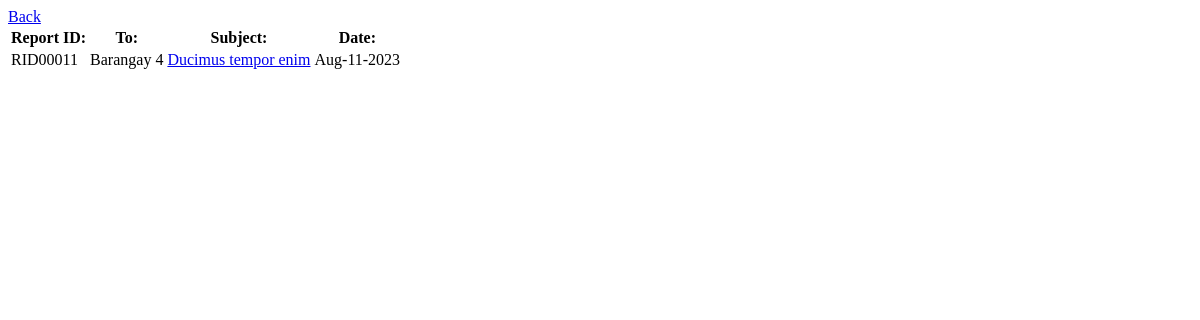
Before: /users/sent-reports.php with the older database file.
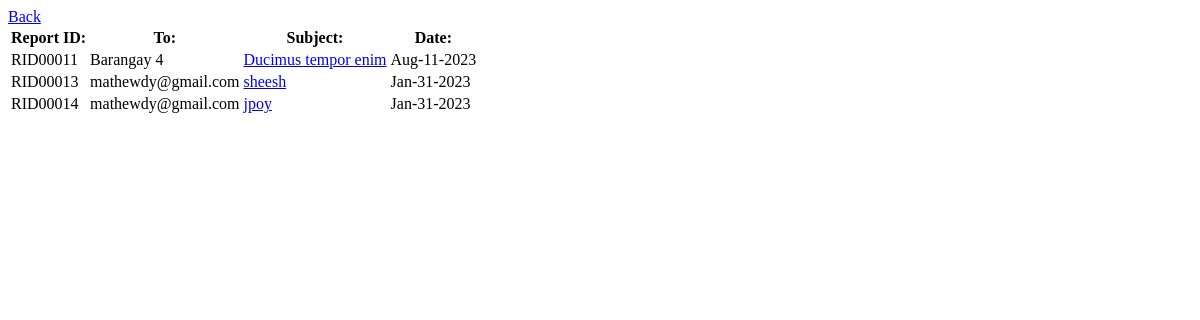
After: the same page with the newer database file.
### tables this page shows
CREATE TABLE `reports` (
  `id` int(11) NOT NULL,
  `user_id` varchar(50) NOT NULL,
  `report_id` varchar(50) NOT NULL,
  `from_user` varchar(50) NOT NULL,
  `to_user` varchar(50) NOT NULL,
  `barangay` varchar(10000) NOT NULL,
  `subject` varchar(50) NOT NULL,
  `opr` varchar(100) NOT NULL,
  `message` longtext NOT NULL,
  `duration` varchar(50) NOT NULL,
  `pdf_files` blob NOT NULL,
  `status` int(225) NOT NULL,
  `notif_status` int(11) NOT NULL,
  `date_start` datetime NOT NULL,
  `date_end` datetime NOT NULL,
  `deadline` int(11) NOT NULL,
  `date_created` date NOT NULL,
  `time_created` time NOT NULL,
  `date_updated` date NOT NULL,
  `time_updated` time NOT NULL
);

### users/sent-reports.php (the view, shortened to what this page needs)
<?php
include('../connection.php');
?>
<!DOCTYPE html>
<html lang="en">
<head>
</head>
<body>
<a href="home.php">Back</a>
<table>
    <thead>
        <tr>
            <th>Report ID:</th>
            <th>To:</th>
            <th>Subject:</th>
            <th>Date:</th>
        </tr>
    </thead>
    <tbody id="result_sent">
        <?php
            $query_sent_reports = "SELECT * FROM reports";
            $run_reports = mysqli_query($conn,$query_sent_reports);
            if(mysqli_num_rows($run_reports) > 0){
                foreach($run_reports as $row){
                    ?>
                        <tr>
                            <td><?php echo $row['report_id']?></td>
                            <td><?php echo $row['to_user']?></td>
                            <td><a href="view-single-report.php?report_id=<?php echo $row['report_id']?>"><?php echo $row['subject']?></a></td>
                            <td>
                                <?php
                                $date = date_create($row['date_created']);
                                echo date_format($date, "M-d-Y");
                                ?>
                            </td>
                        </tr>
                    <?php
                }
            }
        ?>
    </tbody>
</table>
</body>
</html>

Changed rows visible on the page:
added reports: report "RID00013", to_user "mathewdy@gmail.com", subject "sheesh", date_created "Jan-31-2023"
added reports: report "RID00014", to_user "mathewdy@gmail.com", subject "jpoy", date_created "Jan-31-2023"
